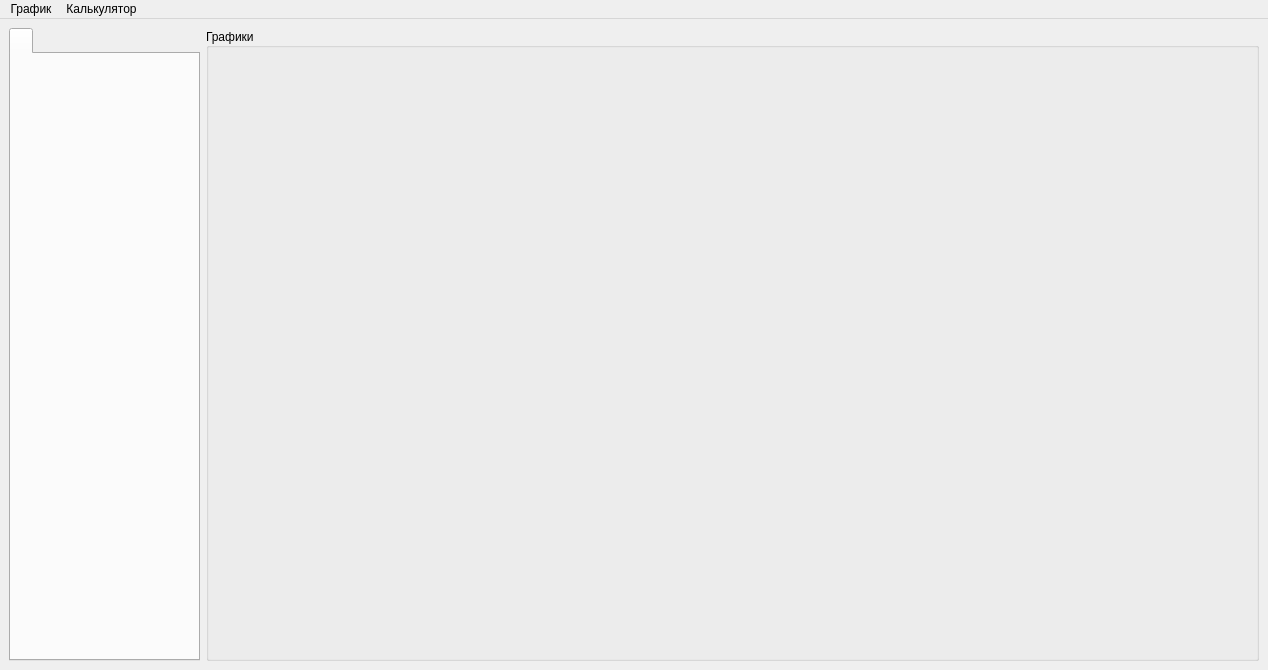
<?xml version="1.0" encoding="UTF-8"?>
<ui version="4.0">
 <class>MainWindow</class>
 <widget class="QMainWindow" name="MainWindow">
  <property name="geometry">
   <rect>
    <x>0</x>
    <y>0</y>
    <width>1268</width>
    <height>670</height>
   </rect>
  </property>
  <property name="sizePolicy">
   <sizepolicy hsizetype="Fixed" vsizetype="Fixed">
    <horstretch>0</horstretch>
    <verstretch>0</verstretch>
   </sizepolicy>
  </property>
  <property name="windowTitle">
   <string>Graphs</string>
  </property>
  <widget class="QWidget" name="centralwidget">
   <property name="enabled">
    <bool>true</bool>
   </property>
   <layout class="QGridLayout" name="gridLayout">
    <item row="0" column="0">
     <widget class="QTabWidget" name="tabWidget">
      <property name="enabled">
       <bool>true</bool>
      </property>
      <property name="sizePolicy">
       <sizepolicy hsizetype="Expanding" vsizetype="Expanding">
        <horstretch>211</horstretch>
        <verstretch>0</verstretch>
       </sizepolicy>
      </property>
      <property name="minimumSize">
       <size>
        <width>189</width>
        <height>0</height>
       </size>
      </property>
      <property name="maximumSize">
       <size>
        <width>191</width>
        <height>16777215</height>
       </size>
      </property>
      <property name="currentIndex">
       <number>0</number>
      </property>
      <widget class="QWidget" name="tab1">
       <attribute name="title">
        <string/>
       </attribute>
      </widget>
     </widget>
    </item>
    <item row="0" column="1">
     <widget class="QGroupBox" name="groupBox">
      <property name="enabled">
       <bool>true</bool>
      </property>
      <property name="title">
       <string>Графики</string>
      </property>
      <property name="alignment">
       <set>Qt::AlignLeading|Qt::AlignLeft|Qt::AlignVCenter</set>
      </property>
      <property name="flat">
       <bool>false</bool>
      </property>
      <property name="checkable">
       <bool>false</bool>
      </property>
     </widget>
    </item>
   </layout>
  </widget>
  <widget class="QMenuBar" name="menubar">
   <property name="geometry">
    <rect>
     <x>0</x>
     <y>0</y>
     <width>1268</width>
     <height>21</height>
    </rect>
   </property>
   <widget class="QMenu" name="Graph">
    <property name="title">
     <string>График</string>
    </property>
    <widget class="QMenu" name="menu">
     <property name="title">
      <string>Добавить график числа Дина</string>
     </property>
     <addaction name="actionDe_p"/>
     <addaction name="actionDe_D"/>
     <addaction name="actionDe_v"/>
     <addaction name="actionDe_nu"/>
     <addaction name="actionDe_r"/>
    </widget>
    <addaction name="menu"/>
   </widget>
   <widget class="QMenu" name="Calculator">
    <property name="title">
     <string>Калькулятор</string>
    </property>
    <addaction name="Dean_number_calculator"/>
   </widget>
   <addaction name="Graph"/>
   <addaction name="Calculator"/>
  </widget>
  <action name="Inductance_calculator">
   <property name="text">
    <string>Индуктивность</string>
   </property>
  </action>
  <action name="Dean_number_calculator">
   <property name="text">
    <string>Число Дина</string>
   </property>
  </action>
  <action name="actionL_nu">
   <property name="text">
    <string>L от µ</string>
   </property>
  </action>
  <action name="actionL_R">
   <property name="text">
    <string>L от R</string>
   </property>
  </action>
  <action name="actionL_r">
   <property name="text">
    <string>L от r</string>
   </property>
  </action>
  <action name="actionL_h">
   <property name="text">
    <string>L от h</string>
   </property>
  </action>
  <action name="actiontest">
   <property name="text">
    <string>test</string>
   </property>
  </action>
  <action name="actionDe_p">
   <property name="text">
    <string>De от p</string>
   </property>
  </action>
  <action name="actionDe_D">
   <property name="text">
    <string>De от D</string>
   </property>
  </action>
  <action name="actionDe_v">
   <property name="text">
    <string>De от v</string>
   </property>
  </action>
  <action name="actionDe_nu">
   <property name="text">
    <string>De от μ</string>
   </property>
  </action>
  <action name="actionDe_r">
   <property name="text">
    <string>De от r</string>
   </property>
  </action>
  <action name="action">
   <property name="text">
    <string>тест</string>
   </property>
  </action>
  <action name="actiontest_2">
   <property name="text">
    <string>test</string>
   </property>
  </action>
  <action name="actCascade">
   <property name="text">
    <string>Каскад</string>
   </property>
  </action>
  <action name="actTile">
   <property name="text">
    <string>Плитка</string>
   </property>
  </action>
  <action name="actionL_N">
   <property name="text">
    <string>L от N</string>
   </property>
  </action>
 </widget>
 <resources/>
 <connections/>
</ui>
